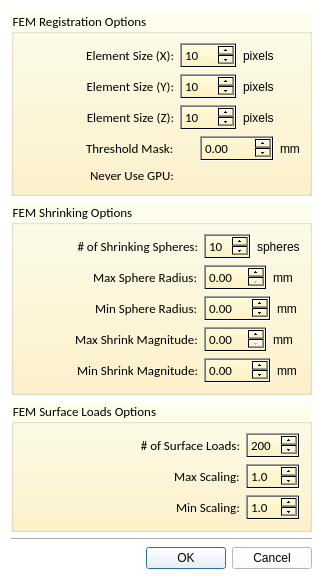
<?xml version="1.0" encoding="UTF-8"?>
<ui version="4.0">
 <class>FEMTransformDialog</class>
 <widget class="QDialog" name="FEMTransformDialog">
  <property name="geometry">
   <rect>
    <x>0</x>
    <y>0</y>
    <width>323</width>
    <height>532</height>
   </rect>
  </property>
  <property name="windowTitle">
   <string>FEM Transform Options</string>
  </property>
  <property name="styleSheet">
   <string notr="true">background-color: rgb(255, 255, 255);</string>
  </property>
  <layout class="QVBoxLayout" name="verticalLayout">
   <item>
    <widget class="QGroupBox" name="groupBox_2">
     <property name="sizePolicy">
      <sizepolicy hsizetype="Preferred" vsizetype="Minimum">
       <horstretch>0</horstretch>
       <verstretch>0</verstretch>
      </sizepolicy>
     </property>
     <property name="font">
      <font>
       <family>Calibri</family>
       <pointsize>10</pointsize>
      </font>
     </property>
     <property name="styleSheet">
      <string notr="true">background-color: qlineargradient(spread:pad, x1:0, y1:0, x2:0, y2:1, stop:0 rgba(255, 255, 220, 120), stop:1 rgba(255, 240, 190, 200));</string>
     </property>
     <property name="title">
      <string>FEM Registration Options</string>
     </property>
     <layout class="QGridLayout" name="gridLayout" columnstretch="3,0">
      <item row="2" column="1">
       <layout class="QHBoxLayout" name="horizontalLayout_3">
        <item>
         <widget class="QSpinBox" name="m_DownsampleRateX">
          <property name="font">
           <font>
            <family>Calibri</family>
            <pointsize>10</pointsize>
           </font>
          </property>
          <property name="styleSheet">
           <string notr="true"/>
          </property>
          <property name="minimum">
           <number>1</number>
          </property>
          <property name="maximum">
           <number>1000</number>
          </property>
          <property name="singleStep">
           <number>2</number>
          </property>
          <property name="value">
           <number>10</number>
          </property>
         </widget>
        </item>
        <item>
         <widget class="QLabel" name="label_3">
          <property name="styleSheet">
           <string notr="true">background-color: rgba(255, 255, 255, 0);</string>
          </property>
          <property name="text">
           <string>pixels</string>
          </property>
         </widget>
        </item>
       </layout>
      </item>
      <item row="5" column="1">
       <layout class="QHBoxLayout" name="horizontalLayout_2">
        <item>
         <widget class="QSpinBox" name="m_DownsampleRateY">
          <property name="font">
           <font>
            <family>Calibri</family>
            <pointsize>10</pointsize>
           </font>
          </property>
          <property name="styleSheet">
           <string notr="true"/>
          </property>
          <property name="minimum">
           <number>1</number>
          </property>
          <property name="maximum">
           <number>1000</number>
          </property>
          <property name="singleStep">
           <number>2</number>
          </property>
          <property name="value">
           <number>10</number>
          </property>
         </widget>
        </item>
        <item>
         <widget class="QLabel" name="label_2">
          <property name="styleSheet">
           <string notr="true">background-color: rgba(255, 255, 255, 0);</string>
          </property>
          <property name="text">
           <string>pixels</string>
          </property>
         </widget>
        </item>
       </layout>
      </item>
      <item row="12" column="0">
       <layout class="QHBoxLayout" name="horizontalLayout_33">
        <item>
         <spacer name="horizontalSpacer_18">
          <property name="orientation">
           <enum>Qt::Horizontal</enum>
          </property>
          <property name="sizeHint" stdset="0">
           <size>
            <width>0</width>
            <height>0</height>
           </size>
          </property>
         </spacer>
        </item>
        <item>
         <widget class="QLabel" name="label_28">
          <property name="font">
           <font>
            <family>Calibri</family>
            <pointsize>10</pointsize>
           </font>
          </property>
          <property name="styleSheet">
           <string notr="true">background-color: rgba(255, 255, 255, 0);</string>
          </property>
          <property name="text">
           <string>Threshold Mask:</string>
          </property>
         </widget>
        </item>
       </layout>
      </item>
      <item row="8" column="1">
       <layout class="QHBoxLayout" name="horizontalLayout">
        <item>
         <widget class="QSpinBox" name="m_DownsampleRateZ">
          <property name="font">
           <font>
            <family>Calibri</family>
            <pointsize>10</pointsize>
           </font>
          </property>
          <property name="styleSheet">
           <string notr="true"/>
          </property>
          <property name="minimum">
           <number>1</number>
          </property>
          <property name="maximum">
           <number>1000</number>
          </property>
          <property name="singleStep">
           <number>2</number>
          </property>
          <property name="value">
           <number>10</number>
          </property>
         </widget>
        </item>
        <item>
         <widget class="QLabel" name="label">
          <property name="sizePolicy">
           <sizepolicy hsizetype="Minimum" vsizetype="Preferred">
            <horstretch>0</horstretch>
            <verstretch>0</verstretch>
           </sizepolicy>
          </property>
          <property name="styleSheet">
           <string notr="true">background-color: rgba(255, 255, 255, 0);</string>
          </property>
          <property name="text">
           <string>pixels</string>
          </property>
         </widget>
        </item>
       </layout>
      </item>
      <item row="5" column="0">
       <layout class="QHBoxLayout" name="m_ElementYSpacingLabelLayout">
        <item>
         <spacer name="m_ElementYSpacingSpace">
          <property name="orientation">
           <enum>Qt::Horizontal</enum>
          </property>
          <property name="sizeHint" stdset="0">
           <size>
            <width>0</width>
            <height>0</height>
           </size>
          </property>
         </spacer>
        </item>
        <item>
         <widget class="QLabel" name="m_ElementYSpacingLabel">
          <property name="font">
           <font>
            <family>Calibri</family>
            <pointsize>10</pointsize>
           </font>
          </property>
          <property name="styleSheet">
           <string notr="true">background-color: rgba(255, 255, 255, 0);</string>
          </property>
          <property name="text">
           <string>Element Size (Y):</string>
          </property>
          <property name="alignment">
           <set>Qt::AlignRight|Qt::AlignTrailing|Qt::AlignVCenter</set>
          </property>
         </widget>
        </item>
       </layout>
      </item>
      <item row="8" column="0">
       <layout class="QHBoxLayout" name="m_ElementZSpacingLabelLayout">
        <item>
         <spacer name="m_ElementZSpacingSpace">
          <property name="orientation">
           <enum>Qt::Horizontal</enum>
          </property>
          <property name="sizeHint" stdset="0">
           <size>
            <width>0</width>
            <height>0</height>
           </size>
          </property>
         </spacer>
        </item>
        <item>
         <widget class="QLabel" name="m_ElementZSpacingLabel">
          <property name="font">
           <font>
            <family>Calibri</family>
            <pointsize>10</pointsize>
           </font>
          </property>
          <property name="styleSheet">
           <string notr="true">background-color: rgba(255, 255, 255, 0);</string>
          </property>
          <property name="text">
           <string>Element Size (Z):</string>
          </property>
          <property name="alignment">
           <set>Qt::AlignRight|Qt::AlignTrailing|Qt::AlignVCenter</set>
          </property>
         </widget>
        </item>
       </layout>
      </item>
      <item row="2" column="0">
       <layout class="QHBoxLayout" name="m_ElementXSpacingLabelLayout">
        <item>
         <spacer name="m_ElementXSpacingSpace">
          <property name="orientation">
           <enum>Qt::Horizontal</enum>
          </property>
          <property name="sizeHint" stdset="0">
           <size>
            <width>0</width>
            <height>0</height>
           </size>
          </property>
         </spacer>
        </item>
        <item>
         <widget class="QLabel" name="m_ElementXSpacingLabel">
          <property name="font">
           <font>
            <family>Calibri</family>
            <pointsize>10</pointsize>
           </font>
          </property>
          <property name="styleSheet">
           <string notr="true">background-color: rgba(255, 255, 255, 0);</string>
          </property>
          <property name="text">
           <string>Element Size (X):</string>
          </property>
          <property name="alignment">
           <set>Qt::AlignRight|Qt::AlignTrailing|Qt::AlignVCenter</set>
          </property>
         </widget>
        </item>
       </layout>
      </item>
      <item row="12" column="1">
       <layout class="QHBoxLayout" name="horizontalLayout_4">
        <item>
         <widget class="QCheckBox" name="m_ThresholdMaskCheck">
          <property name="toolTip">
           <string>Check this if you want to only create the FEM at voxels in which the mask value is positive. Leave this unchecked to create an FEM spanning the entire image domain.</string>
          </property>
          <property name="styleSheet">
           <string notr="true">background-color: rgba(0, 0, 0, 0);</string>
          </property>
          <property name="text">
           <string/>
          </property>
         </widget>
        </item>
        <item>
         <widget class="QDoubleSpinBox" name="m_ThresholdValueSpin">
          <property name="font">
           <font>
            <family>Calibri</family>
            <pointsize>10</pointsize>
           </font>
          </property>
          <property name="toolTip">
           <string>When generating the FEM, ignore any tetrahedons more than this many mm from the surface of the mask.</string>
          </property>
          <property name="minimum">
           <double>-1000.000000000000000</double>
          </property>
          <property name="maximum">
           <double>1000.000000000000000</double>
          </property>
          <property name="singleStep">
           <double>1.000000000000000</double>
          </property>
          <property name="value">
           <double>0.000000000000000</double>
          </property>
         </widget>
        </item>
        <item>
         <widget class="QLabel" name="label_4">
          <property name="styleSheet">
           <string notr="true">background-color: rgba(255, 255, 255, 0);</string>
          </property>
          <property name="text">
           <string>mm</string>
          </property>
         </widget>
        </item>
       </layout>
      </item>
      <item row="13" column="0">
       <layout class="QHBoxLayout" name="horizontalLayout_39">
        <item>
         <spacer name="horizontalSpacer_24">
          <property name="orientation">
           <enum>Qt::Horizontal</enum>
          </property>
          <property name="sizeHint" stdset="0">
           <size>
            <width>0</width>
            <height>0</height>
           </size>
          </property>
         </spacer>
        </item>
        <item>
         <widget class="QLabel" name="label_34">
          <property name="font">
           <font>
            <family>Calibri</family>
            <pointsize>10</pointsize>
           </font>
          </property>
          <property name="styleSheet">
           <string notr="true">background-color: rgba(255, 255, 255, 0);</string>
          </property>
          <property name="text">
           <string>Never Use GPU:</string>
          </property>
         </widget>
        </item>
       </layout>
      </item>
      <item row="13" column="1">
       <layout class="QHBoxLayout" name="horizontalLayout_5">
        <item>
         <widget class="QCheckBox" name="m_NeverUseGPUCheck">
          <property name="toolTip">
           <string>Check this if you want to only create the FEM at voxels in which the mask value is positive. Leave this unchecked to create an FEM spanning the entire image domain.</string>
          </property>
          <property name="styleSheet">
           <string notr="true">background-color: rgba(0, 0, 0, 0);</string>
          </property>
          <property name="text">
           <string/>
          </property>
         </widget>
        </item>
       </layout>
      </item>
     </layout>
    </widget>
   </item>
   <item>
    <widget class="QGroupBox" name="groupBox_3">
     <property name="sizePolicy">
      <sizepolicy hsizetype="Preferred" vsizetype="Minimum">
       <horstretch>0</horstretch>
       <verstretch>0</verstretch>
      </sizepolicy>
     </property>
     <property name="font">
      <font>
       <family>Calibri</family>
       <pointsize>10</pointsize>
      </font>
     </property>
     <property name="styleSheet">
      <string notr="true">background-color: qlineargradient(spread:pad, x1:0, y1:0, x2:0, y2:1, stop:0 rgba(255, 255, 220, 120), stop:1 rgba(255, 240, 190, 200));</string>
     </property>
     <property name="title">
      <string>FEM Shrinking Options</string>
     </property>
     <layout class="QGridLayout" name="gridLayout_2" columnstretch="0,0">
      <item row="4" column="0">
       <layout class="QHBoxLayout" name="horizontalLayout_37">
        <item>
         <spacer name="horizontalSpacer_22">
          <property name="orientation">
           <enum>Qt::Horizontal</enum>
          </property>
          <property name="sizeHint" stdset="0">
           <size>
            <width>0</width>
            <height>0</height>
           </size>
          </property>
         </spacer>
        </item>
        <item>
         <widget class="QLabel" name="label_32">
          <property name="font">
           <font>
            <family>Calibri</family>
            <pointsize>10</pointsize>
           </font>
          </property>
          <property name="styleSheet">
           <string notr="true">background-color: rgba(255, 255, 255, 0);</string>
          </property>
          <property name="text">
           <string>Min Shrink Magnitude:</string>
          </property>
         </widget>
        </item>
       </layout>
      </item>
      <item row="4" column="1">
       <layout class="QHBoxLayout" name="horizontalLayout_10">
        <item>
         <widget class="QDoubleSpinBox" name="m_MinMagnitudeSpin">
          <property name="font">
           <font>
            <family>Calibri</family>
            <pointsize>10</pointsize>
           </font>
          </property>
          <property name="toolTip">
           <string>When generating the FEM, ignore any tetrahedons more than this many mm from the surface of the mask.</string>
          </property>
          <property name="minimum">
           <double>-999.990000000000009</double>
          </property>
          <property name="maximum">
           <double>999.990000000000009</double>
          </property>
          <property name="singleStep">
           <double>1.000000000000000</double>
          </property>
          <property name="value">
           <double>0.000000000000000</double>
          </property>
         </widget>
        </item>
        <item>
         <widget class="QLabel" name="label_9">
          <property name="styleSheet">
           <string notr="true">background-color: rgba(255, 255, 255, 0);</string>
          </property>
          <property name="text">
           <string>mm</string>
          </property>
         </widget>
        </item>
       </layout>
      </item>
      <item row="0" column="0">
       <layout class="QHBoxLayout" name="m_ElementXSpacingLabelLayout_3">
        <item>
         <spacer name="m_ElementXSpacingSpace_3">
          <property name="orientation">
           <enum>Qt::Horizontal</enum>
          </property>
          <property name="sizeHint" stdset="0">
           <size>
            <width>0</width>
            <height>0</height>
           </size>
          </property>
         </spacer>
        </item>
        <item>
         <widget class="QLabel" name="m_NumberOfSpheresLabel">
          <property name="font">
           <font>
            <family>Calibri</family>
            <pointsize>10</pointsize>
           </font>
          </property>
          <property name="styleSheet">
           <string notr="true">background-color: rgba(255, 255, 255, 0);</string>
          </property>
          <property name="text">
           <string># of Shrinking Spheres:</string>
          </property>
          <property name="alignment">
           <set>Qt::AlignRight|Qt::AlignTrailing|Qt::AlignVCenter</set>
          </property>
         </widget>
        </item>
       </layout>
      </item>
      <item row="1" column="0">
       <layout class="QHBoxLayout" name="horizontalLayout_34">
        <item>
         <spacer name="horizontalSpacer_19">
          <property name="orientation">
           <enum>Qt::Horizontal</enum>
          </property>
          <property name="sizeHint" stdset="0">
           <size>
            <width>0</width>
            <height>0</height>
           </size>
          </property>
         </spacer>
        </item>
        <item>
         <widget class="QLabel" name="label_29">
          <property name="font">
           <font>
            <family>Calibri</family>
            <pointsize>10</pointsize>
           </font>
          </property>
          <property name="styleSheet">
           <string notr="true">background-color: rgba(255, 255, 255, 0);</string>
          </property>
          <property name="text">
           <string>Max Sphere Radius:</string>
          </property>
         </widget>
        </item>
       </layout>
      </item>
      <item row="3" column="0">
       <layout class="QHBoxLayout" name="horizontalLayout_36">
        <item>
         <spacer name="horizontalSpacer_21">
          <property name="orientation">
           <enum>Qt::Horizontal</enum>
          </property>
          <property name="sizeHint" stdset="0">
           <size>
            <width>0</width>
            <height>0</height>
           </size>
          </property>
         </spacer>
        </item>
        <item>
         <widget class="QLabel" name="label_31">
          <property name="font">
           <font>
            <family>Calibri</family>
            <pointsize>10</pointsize>
           </font>
          </property>
          <property name="styleSheet">
           <string notr="true">background-color: rgba(255, 255, 255, 0);</string>
          </property>
          <property name="text">
           <string>Max Shrink Magnitude:</string>
          </property>
         </widget>
        </item>
       </layout>
      </item>
      <item row="3" column="1">
       <layout class="QHBoxLayout" name="horizontalLayout_9">
        <item>
         <widget class="QDoubleSpinBox" name="m_MaxMagnitudeSpin">
          <property name="font">
           <font>
            <family>Calibri</family>
            <pointsize>10</pointsize>
           </font>
          </property>
          <property name="toolTip">
           <string>When generating the FEM, ignore any tetrahedons more than this many mm from the surface of the mask.</string>
          </property>
          <property name="minimum">
           <double>0.000000000000000</double>
          </property>
          <property name="maximum">
           <double>999.990000000000009</double>
          </property>
          <property name="singleStep">
           <double>1.000000000000000</double>
          </property>
          <property name="value">
           <double>0.000000000000000</double>
          </property>
         </widget>
        </item>
        <item>
         <widget class="QLabel" name="label_8">
          <property name="styleSheet">
           <string notr="true">background-color: rgba(255, 255, 255, 0);</string>
          </property>
          <property name="text">
           <string>mm</string>
          </property>
         </widget>
        </item>
       </layout>
      </item>
      <item row="0" column="1">
       <layout class="QHBoxLayout" name="horizontalLayout_6">
        <item>
         <widget class="QSpinBox" name="m_NumberOfSpheresSpin">
          <property name="font">
           <font>
            <family>Calibri</family>
            <pointsize>10</pointsize>
           </font>
          </property>
          <property name="styleSheet">
           <string notr="true"/>
          </property>
          <property name="minimum">
           <number>0</number>
          </property>
          <property name="maximum">
           <number>999</number>
          </property>
          <property name="singleStep">
           <number>2</number>
          </property>
          <property name="value">
           <number>10</number>
          </property>
         </widget>
        </item>
        <item>
         <widget class="QLabel" name="label_5">
          <property name="sizePolicy">
           <sizepolicy hsizetype="Minimum" vsizetype="Preferred">
            <horstretch>0</horstretch>
            <verstretch>0</verstretch>
           </sizepolicy>
          </property>
          <property name="styleSheet">
           <string notr="true">background-color: rgba(255, 255, 255, 0);</string>
          </property>
          <property name="text">
           <string>spheres</string>
          </property>
         </widget>
        </item>
       </layout>
      </item>
      <item row="1" column="1">
       <layout class="QHBoxLayout" name="horizontalLayout_7">
        <item>
         <widget class="QDoubleSpinBox" name="m_MaxSphereRadiusSpin">
          <property name="font">
           <font>
            <family>Calibri</family>
            <pointsize>10</pointsize>
           </font>
          </property>
          <property name="toolTip">
           <string>When generating the FEM, ignore any tetrahedons more than this many mm from the surface of the mask.</string>
          </property>
          <property name="minimum">
           <double>0.000000000000000</double>
          </property>
          <property name="maximum">
           <double>999.990000000000009</double>
          </property>
          <property name="singleStep">
           <double>1.000000000000000</double>
          </property>
          <property name="value">
           <double>0.000000000000000</double>
          </property>
         </widget>
        </item>
        <item>
         <widget class="QLabel" name="label_6">
          <property name="styleSheet">
           <string notr="true">background-color: rgba(255, 255, 255, 0);</string>
          </property>
          <property name="text">
           <string>mm</string>
          </property>
         </widget>
        </item>
       </layout>
      </item>
      <item row="2" column="0">
       <layout class="QHBoxLayout" name="horizontalLayout_38">
        <item>
         <spacer name="horizontalSpacer_23">
          <property name="orientation">
           <enum>Qt::Horizontal</enum>
          </property>
          <property name="sizeHint" stdset="0">
           <size>
            <width>0</width>
            <height>0</height>
           </size>
          </property>
         </spacer>
        </item>
        <item>
         <widget class="QLabel" name="label_33">
          <property name="font">
           <font>
            <family>Calibri</family>
            <pointsize>10</pointsize>
           </font>
          </property>
          <property name="styleSheet">
           <string notr="true">background-color: rgba(255, 255, 255, 0);</string>
          </property>
          <property name="text">
           <string>Min Sphere Radius:</string>
          </property>
         </widget>
        </item>
       </layout>
      </item>
      <item row="2" column="1">
       <layout class="QHBoxLayout" name="horizontalLayout_11">
        <item>
         <widget class="QDoubleSpinBox" name="m_MinSphereRadiusSpin">
          <property name="font">
           <font>
            <family>Calibri</family>
            <pointsize>10</pointsize>
           </font>
          </property>
          <property name="toolTip">
           <string>When generating the FEM, ignore any tetrahedons more than this many mm from the surface of the mask.</string>
          </property>
          <property name="minimum">
           <double>-999.990000000000009</double>
          </property>
          <property name="maximum">
           <double>999.990000000000009</double>
          </property>
          <property name="singleStep">
           <double>1.000000000000000</double>
          </property>
          <property name="value">
           <double>0.000000000000000</double>
          </property>
         </widget>
        </item>
        <item>
         <widget class="QLabel" name="label_10">
          <property name="styleSheet">
           <string notr="true">background-color: rgba(255, 255, 255, 0);</string>
          </property>
          <property name="text">
           <string>mm</string>
          </property>
         </widget>
        </item>
       </layout>
      </item>
     </layout>
    </widget>
   </item>
   <item>
    <widget class="QGroupBox" name="groupBox_4">
     <property name="sizePolicy">
      <sizepolicy hsizetype="Preferred" vsizetype="Minimum">
       <horstretch>0</horstretch>
       <verstretch>0</verstretch>
      </sizepolicy>
     </property>
     <property name="font">
      <font>
       <family>Calibri</family>
       <pointsize>10</pointsize>
      </font>
     </property>
     <property name="styleSheet">
      <string notr="true">background-color: qlineargradient(spread:pad, x1:0, y1:0, x2:0, y2:1, stop:0 rgba(255, 255, 220, 120), stop:1 rgba(255, 240, 190, 200));</string>
     </property>
     <property name="title">
      <string>FEM Surface Loads Options</string>
     </property>
     <layout class="QGridLayout" name="gridLayout_3" columnstretch="0,0">
      <item row="1" column="0">
       <layout class="QHBoxLayout" name="horizontalLayout_35">
        <item>
         <spacer name="horizontalSpacer_20">
          <property name="orientation">
           <enum>Qt::Horizontal</enum>
          </property>
          <property name="sizeHint" stdset="0">
           <size>
            <width>0</width>
            <height>0</height>
           </size>
          </property>
         </spacer>
        </item>
        <item>
         <widget class="QLabel" name="label_30">
          <property name="font">
           <font>
            <family>Calibri</family>
            <pointsize>10</pointsize>
           </font>
          </property>
          <property name="styleSheet">
           <string notr="true">background-color: rgba(255, 255, 255, 0);</string>
          </property>
          <property name="text">
           <string>Max Scaling:</string>
          </property>
         </widget>
        </item>
       </layout>
      </item>
      <item row="0" column="0">
       <layout class="QHBoxLayout" name="m_ElementXSpacingLabelLayout_4">
        <item>
         <spacer name="m_ElementXSpacingSpace_4">
          <property name="orientation">
           <enum>Qt::Horizontal</enum>
          </property>
          <property name="sizeHint" stdset="0">
           <size>
            <width>0</width>
            <height>0</height>
           </size>
          </property>
         </spacer>
        </item>
        <item>
         <widget class="QLabel" name="m_NumberOfSpheresLabel_2">
          <property name="font">
           <font>
            <family>Calibri</family>
            <pointsize>10</pointsize>
           </font>
          </property>
          <property name="styleSheet">
           <string notr="true">background-color: rgba(255, 255, 255, 0);</string>
          </property>
          <property name="text">
           <string># of Surface Loads:</string>
          </property>
          <property name="alignment">
           <set>Qt::AlignRight|Qt::AlignTrailing|Qt::AlignVCenter</set>
          </property>
         </widget>
        </item>
       </layout>
      </item>
      <item row="0" column="1">
       <layout class="QHBoxLayout" name="horizontalLayout_8">
        <item>
         <widget class="QSpinBox" name="m_NumberOfSurfaceLoadsSpin">
          <property name="font">
           <font>
            <family>Calibri</family>
            <pointsize>10</pointsize>
           </font>
          </property>
          <property name="styleSheet">
           <string notr="true"/>
          </property>
          <property name="minimum">
           <number>0</number>
          </property>
          <property name="maximum">
           <number>9999</number>
          </property>
          <property name="singleStep">
           <number>10</number>
          </property>
          <property name="value">
           <number>200</number>
          </property>
         </widget>
        </item>
       </layout>
      </item>
      <item row="1" column="1">
       <layout class="QHBoxLayout" name="horizontalLayout_14">
        <item>
         <widget class="QDoubleSpinBox" name="m_MaxScalingSpin">
          <property name="font">
           <font>
            <family>Calibri</family>
            <pointsize>10</pointsize>
           </font>
          </property>
          <property name="toolTip">
           <string>When generating the FEM, ignore any tetrahedons more than this many mm from the surface of the mask.</string>
          </property>
          <property name="decimals">
           <number>1</number>
          </property>
          <property name="minimum">
           <double>0.000000000000000</double>
          </property>
          <property name="maximum">
           <double>99.900000000000006</double>
          </property>
          <property name="singleStep">
           <double>1.000000000000000</double>
          </property>
          <property name="value">
           <double>1.000000000000000</double>
          </property>
         </widget>
        </item>
       </layout>
      </item>
      <item row="2" column="0">
       <layout class="QHBoxLayout" name="horizontalLayout_41">
        <item>
         <spacer name="horizontalSpacer_26">
          <property name="orientation">
           <enum>Qt::Horizontal</enum>
          </property>
          <property name="sizeHint" stdset="0">
           <size>
            <width>0</width>
            <height>0</height>
           </size>
          </property>
         </spacer>
        </item>
        <item>
         <widget class="QLabel" name="label_36">
          <property name="font">
           <font>
            <family>Calibri</family>
            <pointsize>10</pointsize>
           </font>
          </property>
          <property name="styleSheet">
           <string notr="true">background-color: rgba(255, 255, 255, 0);</string>
          </property>
          <property name="text">
           <string>Min Scaling:</string>
          </property>
         </widget>
        </item>
       </layout>
      </item>
      <item row="2" column="1">
       <layout class="QHBoxLayout" name="horizontalLayout_15">
        <item>
         <widget class="QDoubleSpinBox" name="m_MinScalingSpin">
          <property name="font">
           <font>
            <family>Calibri</family>
            <pointsize>10</pointsize>
           </font>
          </property>
          <property name="toolTip">
           <string>When generating the FEM, ignore any tetrahedons more than this many mm from the surface of the mask.</string>
          </property>
          <property name="decimals">
           <number>1</number>
          </property>
          <property name="minimum">
           <double>-99.900000000000006</double>
          </property>
          <property name="maximum">
           <double>99.900000000000006</double>
          </property>
          <property name="singleStep">
           <double>1.000000000000000</double>
          </property>
          <property name="value">
           <double>1.000000000000000</double>
          </property>
         </widget>
        </item>
       </layout>
      </item>
     </layout>
    </widget>
   </item>
   <item>
    <widget class="Line" name="line">
     <property name="orientation">
      <enum>Qt::Horizontal</enum>
     </property>
    </widget>
   </item>
   <item>
    <widget class="QDialogButtonBox" name="buttonBox">
     <property name="orientation">
      <enum>Qt::Horizontal</enum>
     </property>
     <property name="standardButtons">
      <set>QDialogButtonBox::Cancel|QDialogButtonBox::Ok</set>
     </property>
    </widget>
   </item>
  </layout>
 </widget>
 <tabstops>
  <tabstop>m_DownsampleRateX</tabstop>
  <tabstop>m_DownsampleRateY</tabstop>
  <tabstop>m_DownsampleRateZ</tabstop>
  <tabstop>m_ThresholdMaskCheck</tabstop>
  <tabstop>m_ThresholdValueSpin</tabstop>
  <tabstop>m_NeverUseGPUCheck</tabstop>
  <tabstop>m_NumberOfSpheresSpin</tabstop>
  <tabstop>m_MaxSphereRadiusSpin</tabstop>
  <tabstop>m_MinSphereRadiusSpin</tabstop>
  <tabstop>m_MaxMagnitudeSpin</tabstop>
  <tabstop>m_MinMagnitudeSpin</tabstop>
  <tabstop>m_NumberOfSurfaceLoadsSpin</tabstop>
  <tabstop>m_MaxScalingSpin</tabstop>
  <tabstop>m_MinScalingSpin</tabstop>
  <tabstop>buttonBox</tabstop>
 </tabstops>
 <resources/>
 <connections>
  <connection>
   <sender>buttonBox</sender>
   <signal>accepted()</signal>
   <receiver>FEMTransformDialog</receiver>
   <slot>accept()</slot>
   <hints>
    <hint type="sourcelabel">
     <x>227</x>
     <y>212</y>
    </hint>
    <hint type="destinationlabel">
     <x>157</x>
     <y>228</y>
    </hint>
   </hints>
  </connection>
  <connection>
   <sender>buttonBox</sender>
   <signal>rejected()</signal>
   <receiver>FEMTransformDialog</receiver>
   <slot>reject()</slot>
   <hints>
    <hint type="sourcelabel">
     <x>295</x>
     <y>218</y>
    </hint>
    <hint type="destinationlabel">
     <x>286</x>
     <y>228</y>
    </hint>
   </hints>
  </connection>
  <connection>
   <sender>m_ThresholdMaskCheck</sender>
   <signal>stateChanged(int)</signal>
   <receiver>FEMTransformDialog</receiver>
   <slot>SlotThresholdMask()</slot>
   <hints>
    <hint type="sourcelabel">
     <x>187</x>
     <y>131</y>
    </hint>
    <hint type="destinationlabel">
     <x>55</x>
     <y>185</y>
    </hint>
   </hints>
  </connection>
 </connections>
 <slots>
  <slot>SlotThresholdMask()</slot>
 </slots>
</ui>
